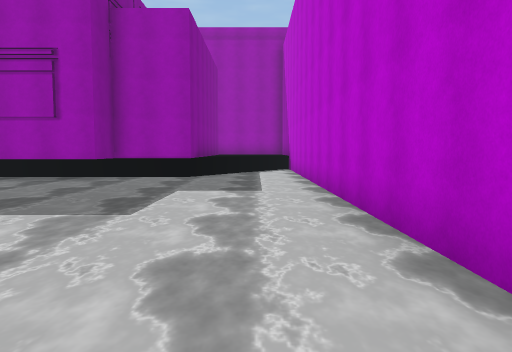
[1] (above)

17 first-person views from a walk through a 3-D level made in the Unity game engine. The camera is 1.4 m above the floor, tilts 4° down and sees 70° across. The floor is counted in squares, 2 m on a side. Each view is taken from the middle of a square. On the plan, view 1 faces up. The plan holds only what a view shows up to about 11 squares ahead; the rest is blank. The place goes on beyond the plan. Surface patterns are stand-ins for the level's own textures.

[2]
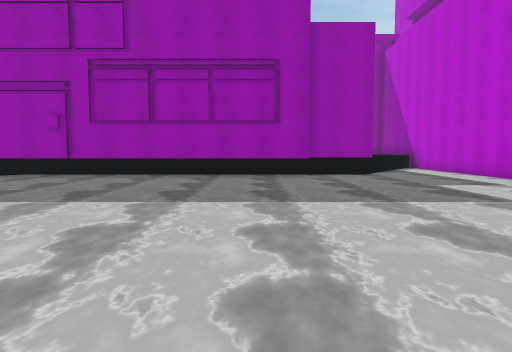

[3]
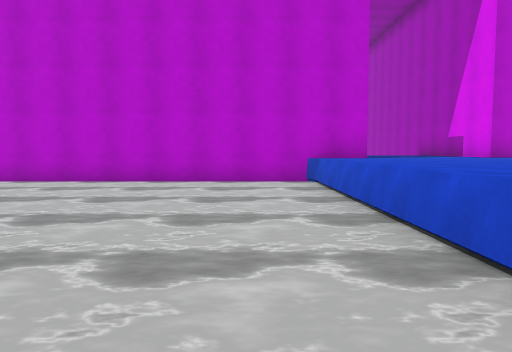

[4]
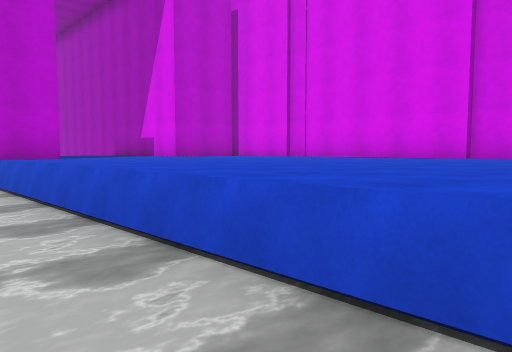

[5]
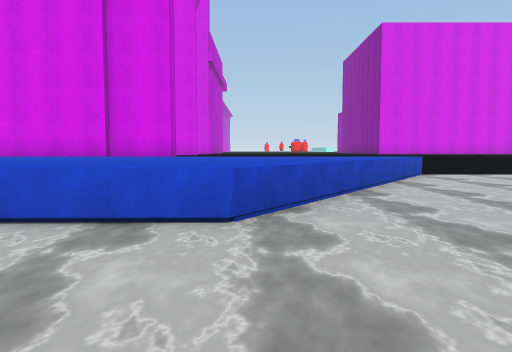

[6]
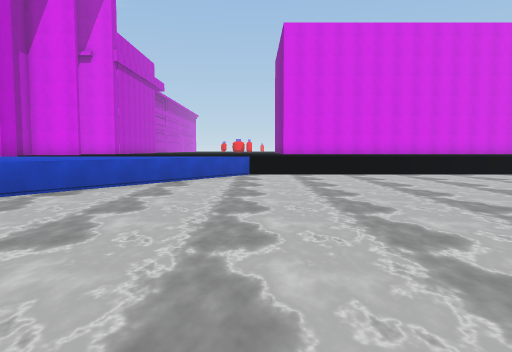

[7]
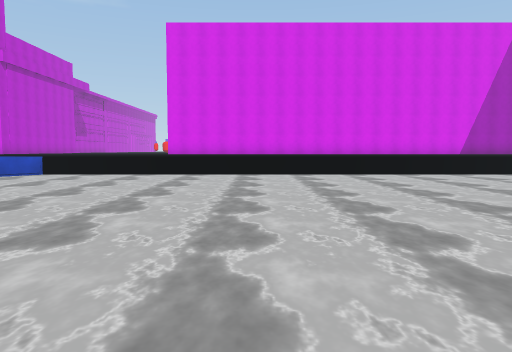

[8]
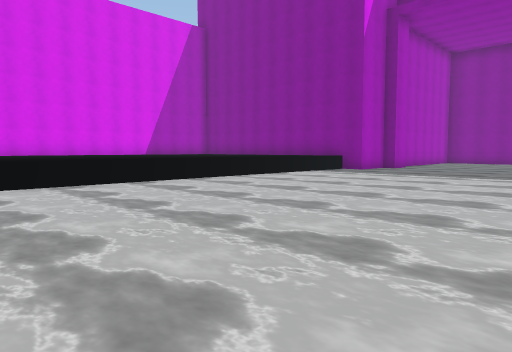

[9]
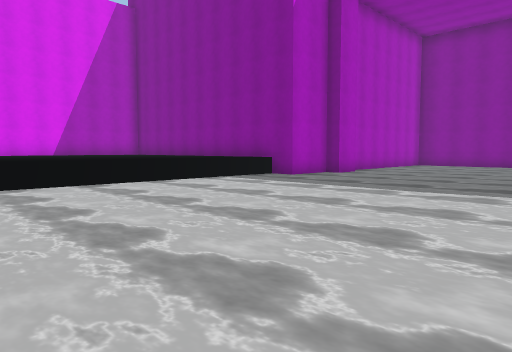

[10]
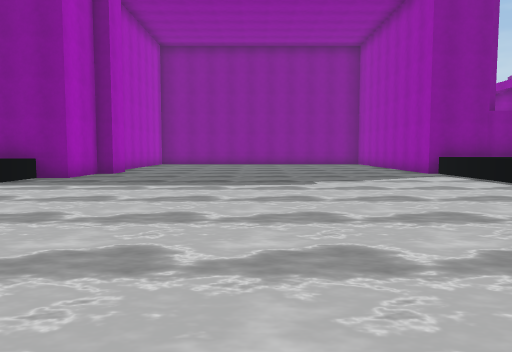

[11]
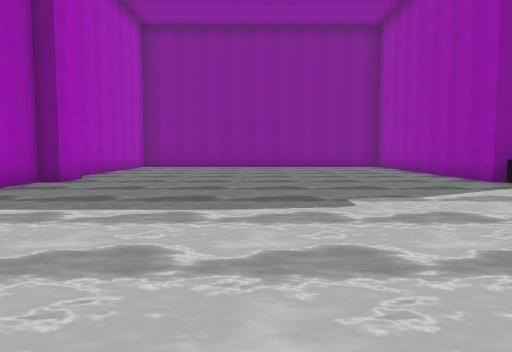

[12]
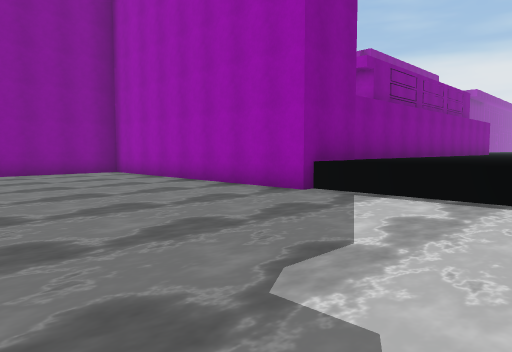

[13]
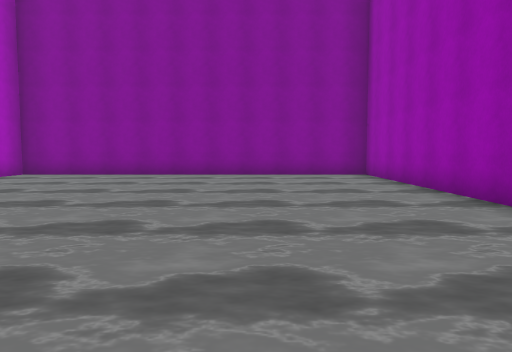

[14]
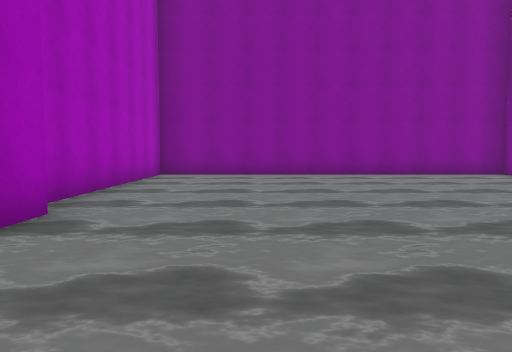

[15]
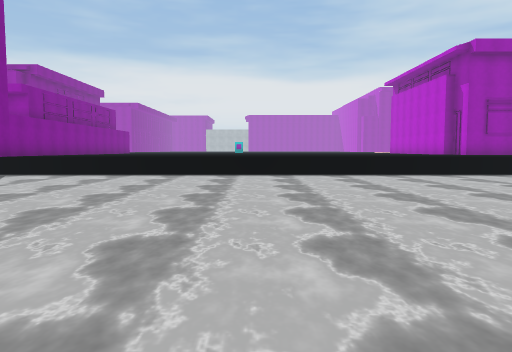

[16]
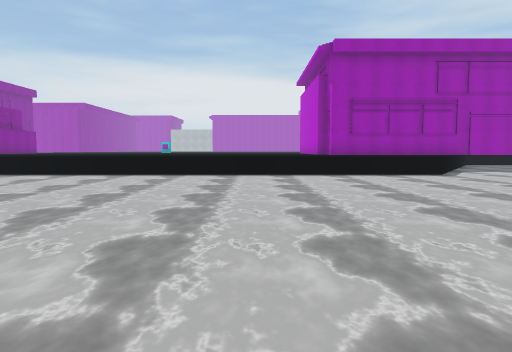

[17]
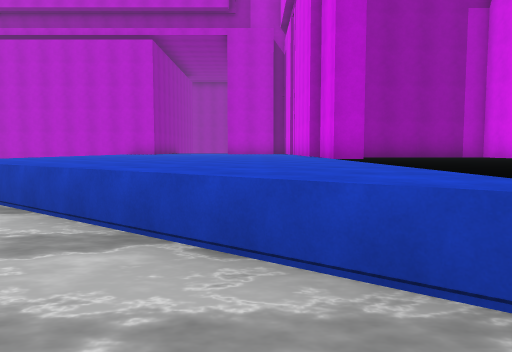

### Floor plan
Key: @ floor where view 1 was taken; # wall or solid block; . floor; ^ raised ledge.
Columns run from 44 left of view 1 to 4 right of it. Each row starts with its distance up from view 1.
 11                                           ^^..#
 10                                 ^^^^^^^^^##...#
  9         ^^                      #########.....#
  8         ^ ^                      .............#
  7         ^^^                      .............#
  6         ^^^                       ............#
  5         ^^^                        ...........#
  4         ^^^^                       ...........#
  3 #########^^^^^^^^^^^^^^^^^^^..      ..........#
  2 #..............................    . .........#
  1 #...............................  ............#
  0 #...........................................@.#
 -1 #.............................................#
 -2 #..................................^^^^^^^^^^^
 -3 #.................................^^^^^^^^^^^^^^
 -4 #.................................^^^^^^^^^^^^^ ^
 -5 #................................^^^^^^^^^^^^^^^^
 -6 #...............................^^^^^^^^^^^^^ ^^^
 -7 #...............................^^^^^^^^^^^^ ^^
 -8 ##########.....................^^^^^^^^^^^^ ^^
 -9           ^^^^^^^^^^^^^^^^^^^^^^^^^^^^#######
-10           ^ ^ ^^^ ^^^             ^^^^^ ^
-11                ^^^ ^^             ^^^^^ ^

Positions as (right, up) in squares from view 1, and headings:
1: (0, 0), facing up
2: (-5, -1), facing up
3: (-7, 0), facing right
4: (-7, 0), facing down-right
5: (-9, 2), facing down
6: (-14, 2), facing down
7: (-20, 2), facing down
8: (-22, -1), facing down-left
9: (-26, -1), facing down-left
10: (-25, -3), facing left
11: (-28, -3), facing left
12: (-32, -3), facing up-left
13: (-33, -1), facing left
14: (-33, -5), facing left
15: (-28, -8), facing up
16: (-22, -8), facing up
17: (-15, -7), facing right
